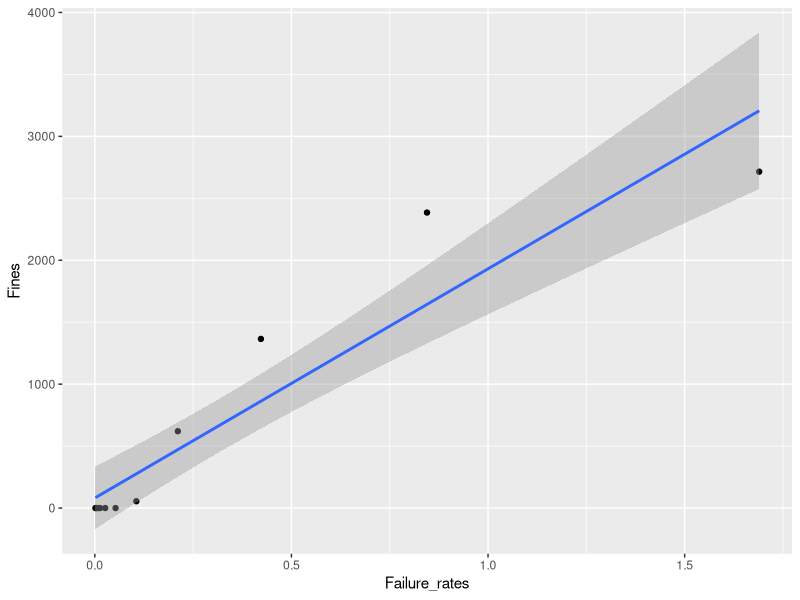

Write R code to recreate this figure.
setwd("C:/Users/20161443/PycharmProjects/pythonProject1")
library(ggplot2)
library(MASS)

data = read.csv('output.csv', header = FALSE, col.names = c("Failure_rates", "Fines"))

ggplot(data, aes(x=Failure_rates, y=Fines)) + geom_point() + geom_smooth(method=glm)
